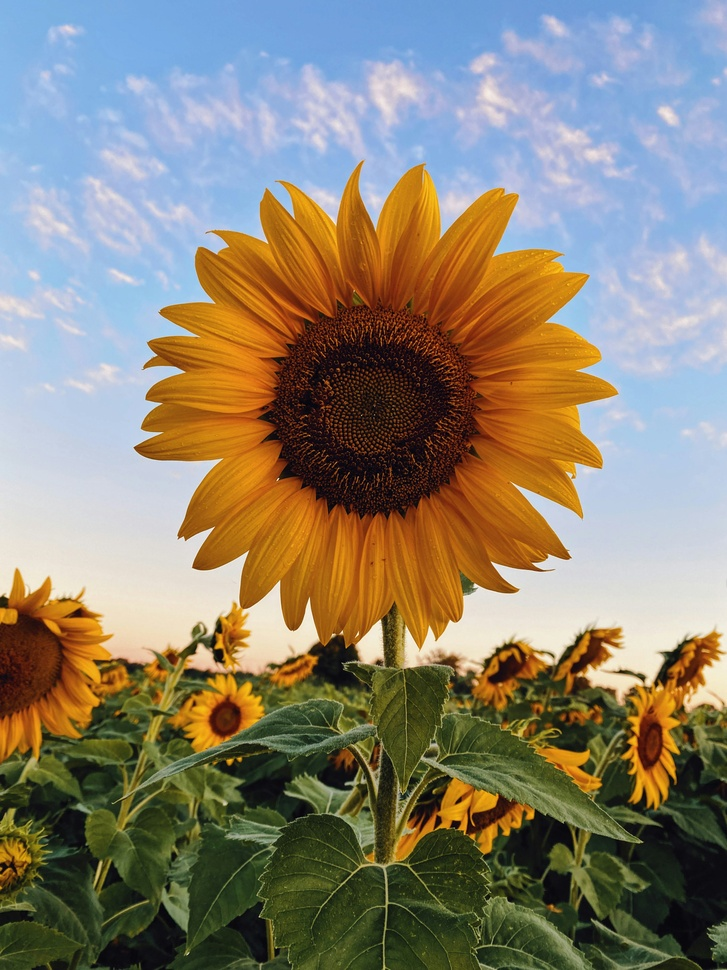
//> input picture sunflower.jpeg, 727 x 970 px, shrunk from 3000 x 4000 before the run
$ ./edge_detection   (built with g++ and OpenCV 4)
//> lines starting //> are read from the running program, lines starting //| are printed output that depends on the picture; after the words box and inside, x2 and y2 are one past the last pixel; in counts of white or black regions, pixels touching at a corner belong together
#include <opencv2/opencv.hpp>
#include <iostream>

using namespace cv;
using namespace std;

int main() {
    // Load img
    Mat image = imread("sunflower.jpeg");
//> image is the input picture: 970 rows x 727 cols, CV_8UC3; mean B, G, R 113.6, 130.2, 138.1
    if (image.empty()) {
        cout << "Could not open or find the image!" << endl;
        return -1;
    }

    // Convert grayscale
    Mat grayImage;
    cvtColor(image, grayImage, COLOR_BGR2GRAY);
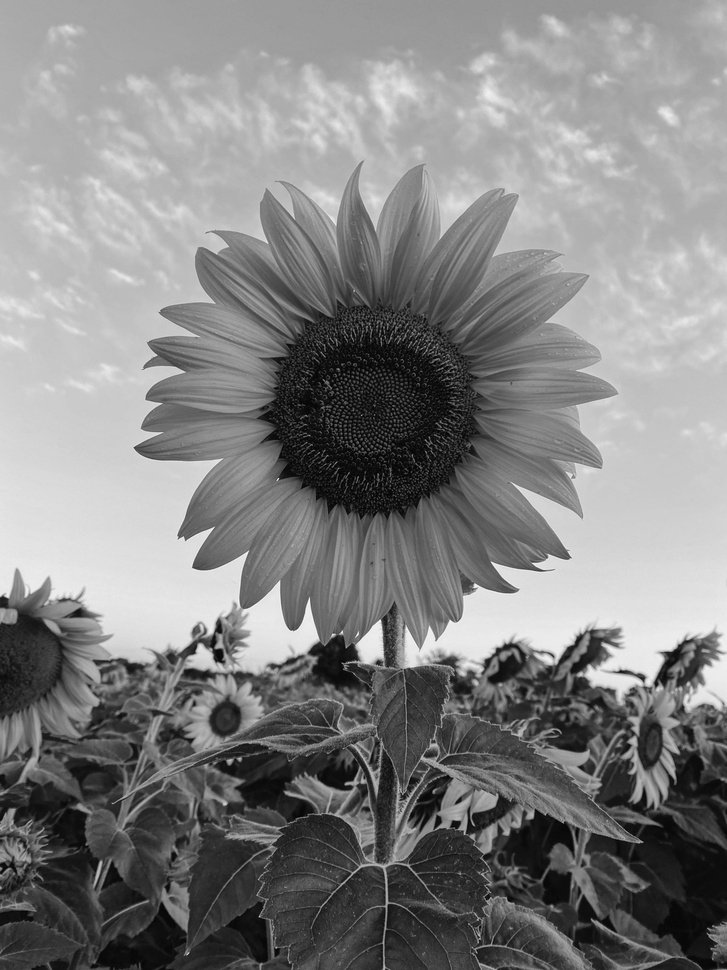
//> grayImage: 970 rows x 727 cols, CV_8UC1; min 1, max 247, mean 130.7

    // Gaussian blur
    Mat blurredImage;
    GaussianBlur(grayImage, blurredImage, Size(5, 5), 1.5);

    // Canny edge detection
    Mat edges;
    double lowerThreshold = 10;
    double upperThreshold = 150;
    Canny(blurredImage, edges, lowerThreshold, upperThreshold);
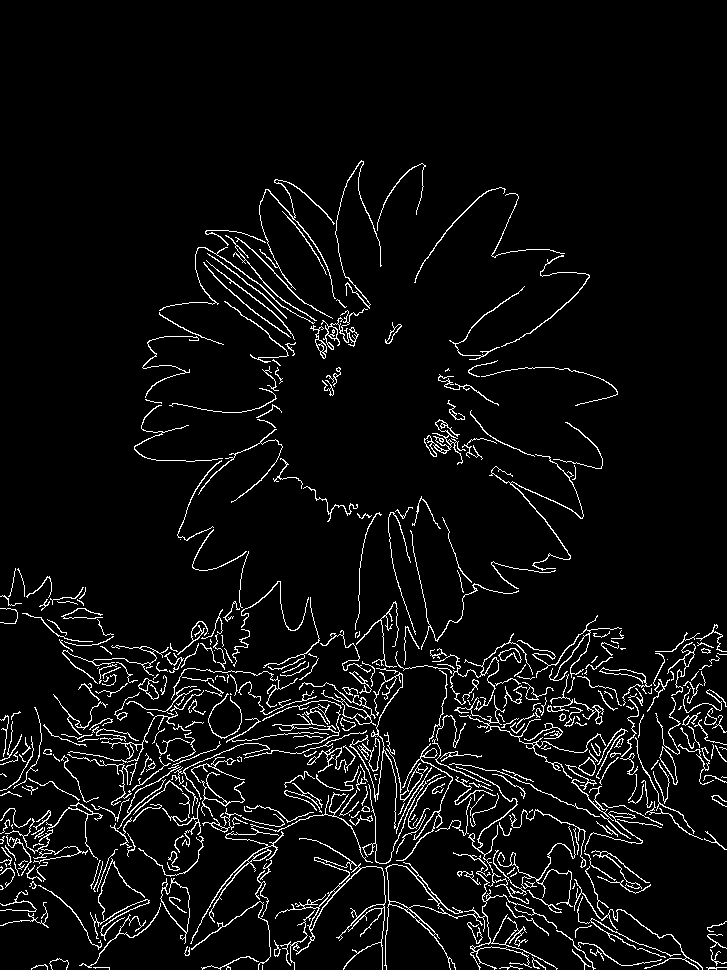
//> edges: 970 rows x 727 cols, CV_8UC1; 5.4% white in thin lines or dots, all inside (x1, y1, x2, y2) = (0, 160, 727, 970)

    // Display
    imshow("Original Image", image);
    imshow("Gray Image", grayImage);
    imshow("Blurred Image", blurredImage);
    imshow("Edges Detected", edges);

    waitKey(0);

    return 0;
}
